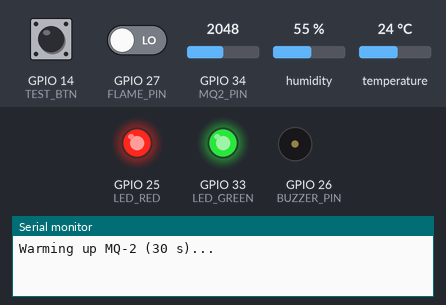
The sketch below on a simulated ESP32. Shown: output pins drawn as LEDs (lit = HIGH), buzzer (waves = sounding, pin HIGH), the last lines printed to the serial monitor. The test bench sets the inputs (shaded band); at power-on: GPIO 14 (TEST_BTN) HIGH, GPIO 27 (FLAME_PIN) LOW, GPIO 34 (MQ2_PIN) = 2048, humidity 55 %, temperature 24 °C. The modem accepts every AT command (registered, SIM ready, sends succeed) and sends nothing else; pins used as bus, display or sensor lines are not drawn.

Above: at 0.1 s.
At 33.4 s:
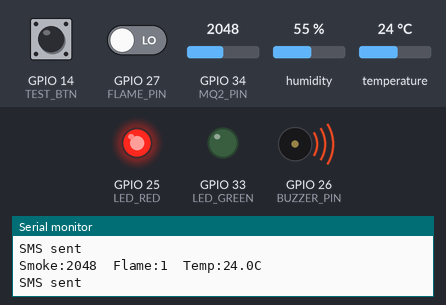
Timing chart, 0 to 34.9 s (numbered marks = the images above):
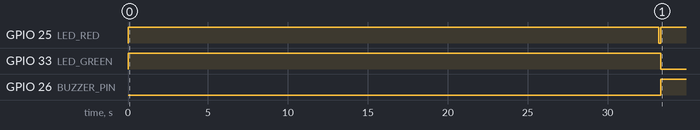

The sketch:

fire_alarm_esp32.ino
```cpp
/*
 * IoT Fire Alarm System with SMS Alert
 * Board  : ESP32 DevKit V1
 * Sensors: MQ-2 (smoke), IR flame sensor, DHT11 (temperature)
 * GSM    : SIM800L (SMS over 2G network)
 * Library: "DHT sensor library" by Adafruit (+ Adafruit Unified Sensor)
 */
#include <DHT.h>

// ---------- USER SETTINGS ----------
const char PHONE_NUMBER[] = "+91XXXXXXXXXX";  // <-- put your number with country code
const int  SMOKE_THRESHOLD = 1800;            // ADC value (0-4095), calibrate for your setup
const float TEMP_THRESHOLD = 50.0;            // degrees C
const unsigned long SMS_COOLDOWN = 60000;     // min gap between alert SMS (ms)
const unsigned long CLEAR_AFTER  = 15000;     // safe for this long -> "all clear" SMS
// -----------------------------------

#define MQ2_PIN     34
#define FLAME_PIN   27
#define DHT_PIN      4
#define BUZZER_PIN  26
#define LED_RED     25
#define LED_GREEN   33
#define TEST_BTN    14
#define SIM_RX      16   // ESP32 RX2  <- SIM800L TXD
#define SIM_TX      17   // ESP32 TX2  -> SIM800L RXD
#define SIM_RST      5

#define DHTTYPE DHT11
DHT dht(DHT_PIN, DHTTYPE);
HardwareSerial sim(2);

bool alarmActive = false;
unsigned long lastSMS = 0, safeSince = 0;

bool waitFor(const char* expected, uint32_t timeout) {
  String buf; uint32_t t = millis();
  while (millis() - t < timeout) {
    while (sim.available()) buf += (char)sim.read();
    if (buf.indexOf(expected) >= 0) return true;
  }
  return false;
}

bool sendAT(const char* cmd, const char* exp = "OK", uint32_t to = 2000) {
  sim.println(cmd);
  return waitFor(exp, to);
}

bool sendSMS(const String& msg) {
  if (!sendAT("AT+CMGF=1")) return false;           // text mode
  sim.print("AT+CMGS=\""); sim.print(PHONE_NUMBER); sim.println("\"");
  if (!waitFor(">", 5000)) return false;
  sim.print(msg);
  sim.write(26);                                    // Ctrl+Z = send
  bool ok = waitFor("+CMGS:", 15000);
  Serial.println(ok ? "SMS sent" : "SMS FAILED");
  return ok;
}

void initGSM() {
  pinMode(SIM_RST, OUTPUT);
  digitalWrite(SIM_RST, LOW);  delay(200);
  digitalWrite(SIM_RST, HIGH); delay(3000);
  sim.begin(9600, SERIAL_8N1, SIM_RX, SIM_TX);
  for (int i = 0; i < 10 && !sendAT("AT"); i++) delay(500);
  sendAT("ATE0");
  sendAT("AT+CPIN?", "READY", 3000);
  for (int i = 0; i < 20 && !sendAT("AT+CREG?", "+CREG: 0,1", 1500); i++) delay(1000);
  sendAT("AT+CMGF=1");
  Serial.println("GSM ready");
}

int readSmoke() {                                   // averaged ADC reading
  long s = 0;
  for (int i = 0; i < 10; i++) { s += analogRead(MQ2_PIN); delay(5); }
  return s / 10;
}

void setAlarm(bool on) {
  alarmActive = on;
  digitalWrite(BUZZER_PIN, on);
  digitalWrite(LED_RED, on);
  digitalWrite(LED_GREEN, !on);
}

void setup() {
  Serial.begin(115200);
  pinMode(FLAME_PIN, INPUT);
  pinMode(TEST_BTN, INPUT_PULLUP);
  pinMode(BUZZER_PIN, OUTPUT);
  pinMode(LED_RED, OUTPUT);
  pinMode(LED_GREEN, OUTPUT);
  setAlarm(false);
  dht.begin();
  Serial.println("Warming up MQ-2 (30 s)...");
  digitalWrite(LED_RED, HIGH); digitalWrite(LED_GREEN, HIGH);
  delay(30000);
  initGSM();
  setAlarm(false);
  sendSMS("Fire alarm system is ONLINE and monitoring.");
}

void loop() {
  int   smoke = readSmoke();
  bool  flame = (digitalRead(FLAME_PIN) == LOW);    // LOW = flame detected
  float temp  = dht.readTemperature();
  bool  test  = (digitalRead(TEST_BTN) == LOW);
  bool  hotTemp = !isnan(temp) && temp >= TEMP_THRESHOLD;
  bool  smokeHigh = smoke >= SMOKE_THRESHOLD;

  Serial.printf("Smoke:%d  Flame:%d  Temp:%.1fC\n", smoke, flame, temp);

  if (flame || smokeHigh || hotTemp || test) {
    safeSince = 0;
    if (!alarmActive) setAlarm(true);
    if (millis() - lastSMS > SMS_COOLDOWN || lastSMS == 0) {
      String m = test ? "TEST: " : "FIRE ALERT! ";
      if (flame)     m += "Flame detected. ";
      if (smokeHigh) m += "High smoke/gas (" + String(smoke) + "). ";
      if (hotTemp)   m += "Temp " + String(temp, 1) + "C. ";
      m += "Check immediately!";
      sendSMS(m);
      lastSMS = millis();
    }
  } else if (alarmActive) {
    if (safeSince == 0) safeSince = millis();
    if (millis() - safeSince > CLEAR_AFTER) {
      setAlarm(false);
      sendSMS("All clear: fire/smoke no longer detected.");
      lastSMS = 0;
    }
  }
  delay(500);
}
```

Measured:
- by itself, GPIO 25 (LED_RED): HIGH → LOW at 33.2 s, → HIGH 0.13 s later
- by itself, GPIO 33 (LED_GREEN): HIGH → LOW at 33.3 s
- by itself, GPIO 26 (BUZZER_PIN): LOW → HIGH at 33.3 s
